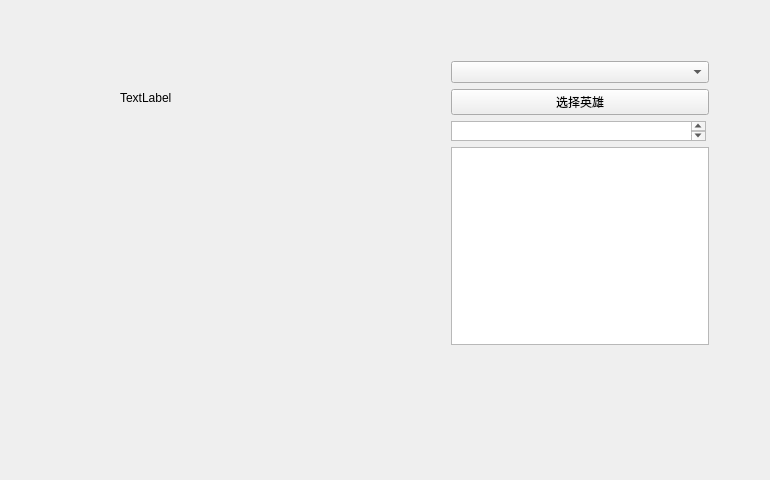
<?xml version="1.0" encoding="UTF-8"?>
<ui version="4.0">
 <class>Hero</class>
 <widget class="QWidget" name="Hero">
  <property name="geometry">
   <rect>
    <x>0</x>
    <y>0</y>
    <width>770</width>
    <height>480</height>
   </rect>
  </property>
  <property name="windowTitle">
   <string>Form</string>
  </property>
  <widget class="QLabel" name="label">
   <property name="geometry">
    <rect>
     <x>120</x>
     <y>90</y>
     <width>72</width>
     <height>15</height>
    </rect>
   </property>
   <property name="text">
    <string>TextLabel</string>
   </property>
  </widget>
  <widget class="QWidget" name="">
   <property name="geometry">
    <rect>
     <x>451</x>
     <y>61</y>
     <width>258</width>
     <height>284</height>
    </rect>
   </property>
   <layout class="QVBoxLayout" name="verticalLayout">
    <item>
     <widget class="QComboBox" name="comboBox"/>
    </item>
    <item>
     <widget class="QPushButton" name="pushButton">
      <property name="text">
       <string>选择英雄</string>
      </property>
     </widget>
    </item>
    <item>
     <widget class="QTextEdit" name="textEdit_2">
      <property name="maximumSize">
       <size>
        <width>255</width>
        <height>20</height>
       </size>
      </property>
     </widget>
    </item>
    <item>
     <widget class="QTextEdit" name="textEdit">
      <property name="sizePolicy">
       <sizepolicy hsizetype="Minimum" vsizetype="Minimum">
        <horstretch>0</horstretch>
        <verstretch>0</verstretch>
       </sizepolicy>
      </property>
     </widget>
    </item>
   </layout>
  </widget>
 </widget>
 <resources/>
 <connections/>
</ui>
